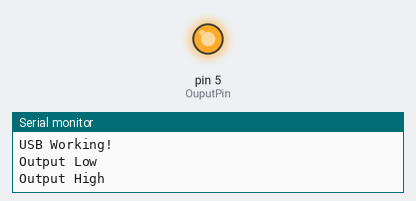
The sketch below on a simulated Arduino Uno, built with avr-gcc and run on an emulated ATmega328P. On the bench: output pins drawn as LEDs (lit = HIGH), the last lines printed to the serial monitor.

Above: at 2.5 s.
At 7.5 s:
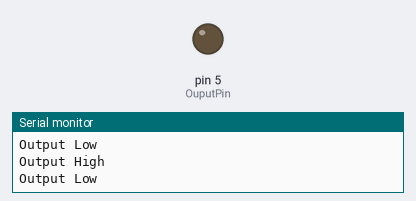
Timing chart, 0 to 13.0 s (numbered marks = the images above):
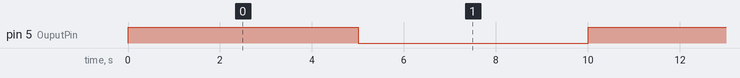

The sketch:

OutputTest.ino
```cpp
const int OuputPin = 5;

void setup()
{
    Serial.begin(9600);
    Serial.println("USB Working!");

    pinMode(OuputPin, OUTPUT);
    digitalWrite(OuputPin, LOW);
    Serial.println("Output Low");
}

void loop()
{
    digitalWrite(OuputPin, HIGH);
    Serial.println("Output High");
    delay(5000);

    digitalWrite(OuputPin, LOW);
    Serial.println("Output Low");
    delay(5000);
}
```

Measured:
- by itself, pin 5 (OuputPin): alternates HIGH for 5.0 s and LOW for 5.0 s
